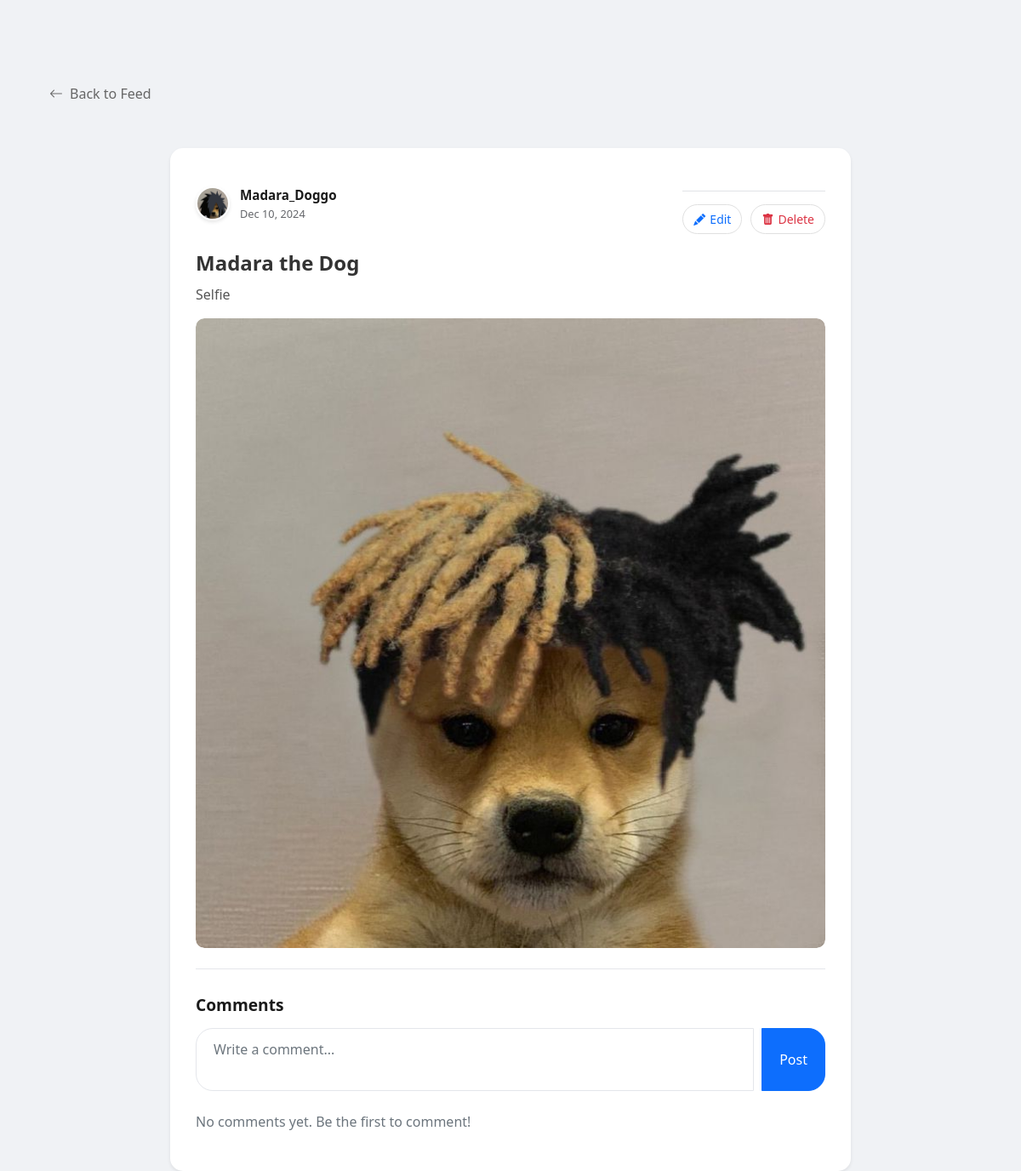
/Blog_System/index.php?controller=post&action=view&id=4 (signed in), run on the app's committed database.
### tables this page shows
CREATE TABLE `posts` (
  `id` int(11) NOT NULL,
  `user_id` int(11) NOT NULL,
  `title` varchar(255) NOT NULL,
  `content` text NOT NULL,
  `created_at` timestamp NOT NULL DEFAULT current_timestamp(),
  `media_type` varchar(50) DEFAULT NULL,
  `media_url` varchar(255) DEFAULT NULL
);

CREATE TABLE `users` (
  `id` int(11) NOT NULL,
  `username` varchar(50) NOT NULL,
  `email` varchar(100) NOT NULL,
  `password` varchar(255) NOT NULL,
  `created_at` timestamp NOT NULL DEFAULT current_timestamp(),
  `profile_picture` varchar(255) DEFAULT NULL,
  `bio` text DEFAULT NULL
);

### Blog_System/controllers/PostController.php (called while the page is built, shortened)
<?php
require_once 'models/Post.php';
require_once 'config/Database.php';
require_once 'models/Like.php';
class PostController {
    private $db;
    private $post;
    public function __construct() {
        $database = new Database();
        $this->db = $database->getConnection();
        $this->post = new Post($this->db);
    }
    public function view() {
        $postId = $_GET['id'];
        $post = $this->post->getPostById($postId);
        $commentModel = new Comment($this->db);
        $comments = $commentModel->getCommentsByPostId($postId);
        require_once 'models/Like.php';
        $likeModel = new Like($this->db);
        $post['likeCount'] = $likeModel->getLikeCount($postId);
        $post['isLiked'] = $likeModel->hasUserLiked($_SESSION['user_id'], $postId);
        require 'views/post/view.php';
    }
}

### Blog_System/Models/Post.php (called while the page is built, shortened)
<?php
class Post {
    private $conn;
    private $table = "posts";
    public function __construct($db) {
        $this->conn = $db;
    }
    public function getPostById($id) {
        $query = "SELECT p.*, u.username, u.profile_picture
                 FROM " . $this->table . " p
                 JOIN users u ON p.user_id = u.id
                 WHERE p.id = ?";
        $stmt = $this->conn->prepare($query);
        $stmt->execute([$id]);
        return $stmt->fetch(PDO::FETCH_ASSOC);
    }
}

### Blog_System/config/Database.php (called while the page is built, shortened)
<?php
class Database {
    private $host = 'localhost';
    private $db_name = 'auth_system';
    private $username = 'root';
    private $password = '';
    public function getConnection() {
        $this->conn = null;
        try {
            $this->conn = new PDO("mysql:host={$this->host};dbname={$this->db_name}", $this->username, $this->password);
            $this->conn->setAttribute(PDO::ATTR_ERRMODE, PDO::ERRMODE_EXCEPTION);
        } catch (PDOException $exception) {
            echo "Connection error: " . $exception->getMessage();
        }
        return $this->conn;
    }
}

### Blog_System/Models/Like.php (called while the page is built, shortened)
<?php
class Like {
    private $conn;
    private $table = 'likes';
    public function __construct($db) {
        $this->conn = $db;
    }
    public function getLikeCount($postId) {
        $query = "SELECT COUNT(*) as count FROM " . $this->table . " WHERE post_id = ?";
        $stmt = $this->conn->prepare($query);
        $stmt->execute([$postId]);
        $row = $stmt->fetch(PDO::FETCH_ASSOC);
        return $row['count'];
    }
    public function hasUserLiked($userId, $postId) {
        $query = "SELECT id FROM " . $this->table . " WHERE user_id = ? AND post_id = ?";
        $stmt = $this->conn->prepare($query);
        $stmt->execute([$userId, $postId]);
        return $stmt->rowCount() > 0;
    }
}

### Blog_System/views/post/view.php (the view, shortened to what this page needs)
<!DOCTYPE html>
<html>
<head>
    <link href="https://cdn.jsdelivr.net/npm/bootstrap@5.1.3/dist/css/bootstrap.min.css" rel="stylesheet">
    <link rel="stylesheet" href="https://cdn.jsdelivr.net/npm/bootstrap-icons@1.7.2/font/bootstrap-icons.css">
</head>
<body>
    <div class="main-content">
        <div class="container">
            <div class="mb-4">
                <a href="index.php?controller=dashboard" class="back-button">
                    <i class="bi bi-arrow-left"></i>
                    Back to Feed
                </a>
            </div>
            <div class="single-post">
                <div class="post-header">
                    <div class="post-user">
                        <?php if(!empty($post['profile_picture'])): ?>
                            <img src="<?php echo htmlspecialchars($post['profile_picture']); ?>"
                                 class="post-user-picture" alt="User Picture">
                        <?php else: ?>
                            <div class="post-user-placeholder">
                                <i class="bi bi-person"></i>
                            </div>
                        <?php endif; ?>
                        <div class="post-user-info">
                            <span class="post-author"><?php echo htmlspecialchars($post['username']); ?></span>
                            <span class="post-date"><?php echo date('M d, Y', strtotime($post['created_at'])); ?></span>
                        </div>
                    </div>
                    <?php if($post['user_id'] == $_SESSION['user_id']): ?>
                        <div class="post-actions">
                            <a href="index.php?controller=post&action=edit&id=<?php echo $post['id']; ?>"
                               class="btn btn-outline-primary">
                                <i class="bi bi-pencil-fill"></i>
                                Edit
                            </a>
                            <form method="POST" action="index.php?controller=post&action=delete" class="d-inline">
                                <button type="submit" class="btn btn-outline-danger"
                                        onclick="return confirm('Are you sure you want to delete this post?');">
                                    <i class="bi bi-trash-fill"></i>
                                    Delete
                                </button>
                            </form>
                        </div>
                    <?php endif; ?>
                </div>
                <h1 class="post-title"><?php echo htmlspecialchars($post['title']); ?></h1>
                <p class="post-content"><?php echo nl2br(htmlspecialchars($post['content'])); ?></p>
                <?php if(!empty($post['media_url'])): ?>
                    <div class="post-media">
                        <?php if($post['media_type'] === 'image'): ?>
                            <img src="<?php echo htmlspecialchars($post['media_url']); ?>" alt="Post image">
                        <?php endif; ?>
                    </div>
                <?php endif; ?>
                <div class="comments-section mt-4">
                    <h4 class="comments-title mb-3">Comments</h4>
                    <form method="POST" action="index.php?controller=comment&action=create" class="comment-form mb-4">
                        <div class="input-group">
                            <textarea class="form-control" name="content" rows="2"
                                      placeholder="Write a comment..." required></textarea>
                            <button type="submit" class="btn btn-primary">Post</button>
                        </div>
                    </form>
                    <?php if (!empty($comments)): ?>
                        <div class="comments-list">
                            <?php foreach ($comments as $comment): ?>
                                <div class="comment-item" id="comment-<?php echo $comment['id']; ?>">
                                    <div class="comment-header">
                                        <div class="comment-user">
                                            <?php if(!empty($comment['profile_picture'])): ?>
                                                <img src="<?php echo htmlspecialchars($comment['profile_picture']); ?>"
                                                     class="comment-user-picture" alt="User Picture">
                                            <?php else: ?>
                                                <div class="comment-user-placeholder">
                                                    <i class="bi bi-person"></i>
                                                </div>
                                            <?php endif; ?>
                                            <div class="comment-user-info">
                                                <span class="comment-author"><?php echo htmlspecialchars($comment['username']); ?></span>
                                                <span class="comment-date">
                                                    <?php echo date('M d, Y', strtotime($comment['created_at'])); ?>
                                                </span>
                                            </div>
                                        </div>
                                        <?php if($comment['user_id'] == $_SESSION['user_id']): ?>
                                            <form method="POST" action="index.php?controller=comment&action=delete" class="d-inline">
                                                <input type="hidden" name="comment_id" value="<?php echo $comment['id']; ?>">
                                                <input type="hidden" name="post_id" value="<?php echo $post['id']; ?>">
                                                <button type="submit" class="btn btn-link text-danger btn-sm"
                                                        onclick="return confirm('Delete this comment?');">
                                                    <i class="bi bi-trash-fill"></i>
                                                </button>
                                            </form>
                                        <?php endif; ?>
                                    </div>
                                    <div class="comment-content" id="comment-content-<?php echo $comment['id']; ?>">
                                        <?php echo nl2br(htmlspecialchars($comment['content'])); ?>
                                    </div>
                                    <div class="comment-footer">
                                        <button class="btn btn-link btn-sm" onclick="toggleReplyForm(<?php echo $comment['id']; ?>)">
                                            <i class="bi bi-reply"></i> Reply
                                        </button>
                                    </div>
                                    <div class="reply-form d-none" id="reply-form-<?php echo $comment['id']; ?>">
                                        <form method="POST" action="index.php?controller=comment&action=create">
                                            <input type="hidden" name="post_id" value="<?php echo $post['id']; ?>">
                                            <input type="hidden" name="parent_id" value="<?php echo $comment['id']; ?>">
                                            <div class="input-group">
                                                <textarea class="form-control" name="content" rows="1"
                                                          placeholder="Write a reply..." required></textarea>
                                                <button type="submit" class="btn btn-primary">Reply</button>
                                                <button type="button" class="btn btn-secondary"
                                                        onclick="toggleReplyForm(<?php echo $comment['id']; ?>)">Cancel</button>
                                            </div>
                                        </form>
                                    </div>
                                    <div class="replies-container" id="replies-<?php echo $comment['id']; ?>">
                                        <?php foreach ($comment['replies'] as $reply): ?>
                                            <div class="reply-item">
                                                <div class="comment-user">
                                                    <?php if(!empty($reply['profile_picture'])): ?>
                                                        <img src="<?php echo htmlspecialchars($reply['profile_picture']); ?>"
                                                             class="comment-user-picture" alt="User Picture">
                                                    <?php else: ?>
                                                        <div class="comment-user-placeholder">
                                                            <i class="bi bi-person"></i>
                                                        </div>
                                                    <?php endif; ?>
                                                    <div class="comment-user-info">
                                                        <span class="comment-author"><?php echo htmlspecialchars($reply['username']); ?></span>
                                                        <span class="comment-date">
                                                            <?php echo date('M d, Y', strtotime($reply['created_at'])); ?>
                                                        </span>
                                                    </div>
                                                </div>
                                                <div class="reply-content">
                                                    <?php echo nl2br(htmlspecialchars($reply['content'])); ?>
                                                </div>
                                            </div>
                                        <?php endforeach; ?>
                                    </div>
                                </div>
                            <?php endforeach; ?>
                        </div>
                    <?php else: ?>
                        <p class="text-muted">No comments yet. Be the first to comment!</p>
                    <?php endif; ?>
                </div>
            </div>
        </div>
    </div>
</body>
</html>

### Blog_System/views/post/view.php (style rules this page uses)
body { background-color: #f8f9fa; }
.main-content { padding-top: 90px; min-height: 100vh; background-color: #f0f2f5; }
.post-header { display: flex; align-items: center; margin-bottom: 20px; }
.post-user { display: flex; align-items: center; gap: 12px; flex: 1; }
.post-user-picture { width: 40px; height: 40px; border-radius: 50%; object-fit: cover; border: 2px solid white; box-shadow: 0 2px 4px rgba(0,0,0,0.1); }
.post-user-info { display: flex; flex-direction: column; gap: 2px; }
.post-author { font-weight: 600; color: #1a1a1a; font-size: 0.95rem; margin: 0; }
.post-date { color: #65676b; font-size: 0.8rem; margin: 0; }
.post-title { font-size: 1.5rem; font-weight: 600; color: #333; margin-bottom: 10px; }
.post-content { color: #555; line-height: 1.6; margin-bottom: 15px; }
.post-media { margin: 15px 0; border-radius: 10px; overflow: hidden; }
.post-media img, .post-media video { width: 100%; border-radius: 10px; }
.post-actions { display: flex; gap: 10px; }
.post-actions form { margin: 0; }
.post-actions .btn { padding: 6px 12px; border-radius: 20px; display: flex; align-items: center; gap: 5px; font-size: 0.875rem; transition: all 0.2s ease; }
.post-actions .btn i { font-size: 14px; }
.post-actions .btn-outline-primary { border-color: #e0e0e0; color: #0d6efd; }
.post-actions .btn-outline-danger { border-color: #e0e0e0; color: #dc3545; }
.back-button { display: inline-flex; align-items: center; gap: 8px; color: #666; text-decoration: none; padding: 8px 16px; border-radius: 20px; transition: all 0.2s ease; margin-bottom: 20px; }
.single-post { max-width: 800px; margin: 0 auto; background: white; border-radius: 15px; box-shadow: 0 2px 4px rgba(0,0,0,.08); padding: 30px; }
.comments-section { margin-top: 30px; padding-top: 30px; border-top: 1px solid #e4e6eb; }
.comments-title { font-size: 1.2rem; font-weight: 600; color: #1a1a1a; }
.comment-form .input-group { gap: 10px; }
.comment-form textarea { border-radius: 20px; padding: 12px 20px; resize: none; border-color: #e4e6eb; }
.comment-form .btn { border-radius: 20px; padding: 8px 20px; }
.post-actions { margin-top: 20px; padding-top: 15px; border-top: 1px solid #e1e3e6; }

### data on the page
posts: user.profile_picture (picture), user.username "Madara_Doggo", created_at "Dec 10, 2024", title "Madara the Dog", content "Selfie", media_url (picture)
